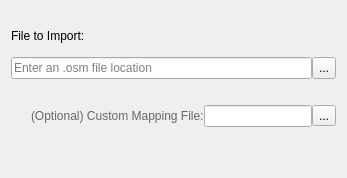
         <widget class="QWidget" name="osm">
          <attribute name="title">
           <string>OSM file</string>
          </attribute>
          <layout class="QVBoxLayout" name="verticalLayout_6">
           <item>
            <spacer name="verticalSpacer_14">
             <property name="orientation">
              <enum>Qt::Vertical</enum>
             </property>
             <property name="sizeType">
              <enum>QSizePolicy::Fixed</enum>
             </property>
             <property name="sizeHint" stdset="0">
              <size>
               <width>20</width>
               <height>10</height>
              </size>
             </property>
            </spacer>
           </item>
           <item>
            <layout class="QHBoxLayout" name="horizontalLayout_20">
             <item>
              <widget class="QLabel" name="fileBrowserLabel_2">
               <property name="minimumSize">
                <size>
                 <width>0</width>
                 <height>30</height>
                </size>
               </property>
               <property name="maximumSize">
                <size>
                 <width>16777215</width>
                 <height>30</height>
                </size>
               </property>
               <property name="font">
                <font>
                 <weight>50</weight>
                 <bold>false</bold>
                </font>
               </property>
               <property name="styleSheet">
                <string>#fileImportHelp {
   color: blue;
}</string>
               </property>
               <property name="text">
                <string>File to Import:</string>
               </property>
              </widget>
             </item>
             <item>
              <spacer name="horizontalSpacer_23">
               <property name="styleSheet">
                <string>#fileImportHelp {
   color: blue;
}</string>
               </property>
               <property name="orientation">
                <enum>Qt::Horizontal</enum>
               </property>
               <property name="sizeHint" stdset="0">
                <size>
                 <width>40</width>
                 <height>30</height>
                </size>
               </property>
              </spacer>
             </item>
            </layout>
           </item>
           <item>
            <layout class="QHBoxLayout" name="horizontalLayout_2">
             <property name="spacing">
              <number>0</number>
             </property>
             <item>
              <widget class="QLineEdit" name="osmFileBox">
               <property name="minimumSize">
                <size>
                 <width>250</width>
                 <height>0</height>
                </size>
               </property>
               <property name="maximumSize">
                <size>
                 <width>16777215</width>
                 <height>26</height>
                </size>
               </property>
               <property name="styleSheet">
                <string>#fileImportHelp {
   color: blue;
}</string>
               </property>
               <property name="text">
                <string/>
               </property>
               <property name="placeholderText">
                <string>Enter an .osm file location</string>
               </property>
              </widget>
             </item>
             <item>
              <widget class="QToolButton" name="selectOsmFileButton">
               <property name="sizePolicy">
                <sizepolicy hsizetype="Fixed" vsizetype="Maximum">
                 <horstretch>0</horstretch>
                 <verstretch>0</verstretch>
                </sizepolicy>
               </property>
               <property name="minimumSize">
                <size>
                 <width>0</width>
                 <height>0</height>
                </size>
               </property>
               <property name="maximumSize">
                <size>
                 <width>16777215</width>
                 <height>26</height>
                </size>
               </property>
               <property name="styleSheet">
                <string>#fileImportHelp {
   color: blue;
}</string>
               </property>
               <property name="text">
                <string>...</string>
               </property>
              </widget>
             </item>
            </layout>
           </item>
           <item>
            <spacer name="verticalSpacer_13">
             <property name="orientation">
              <enum>Qt::Vertical</enum>
             </property>
             <property name="sizeType">
              <enum>QSizePolicy::Fixed</enum>
             </property>
             <property name="sizeHint" stdset="0">
              <size>
               <width>20</width>
               <height>20</height>
              </size>
             </property>
            </spacer>
           </item>
           <item>
            <layout class="QHBoxLayout" name="horizontalLayout_27">
             <property name="spacing">
              <number>0</number>
             </property>
             <item>
              <spacer name="horizontalSpacer_4">
               <property name="styleSheet">
                <string>#fileImportHelp {
   color: blue;
}</string>
               </property>
               <property name="orientation">
                <enum>Qt::Horizontal</enum>
               </property>
               <property name="sizeType">
                <enum>QSizePolicy::Fixed</enum>
               </property>
               <property name="sizeHint" stdset="0">
                <size>
                 <width>20</width>
                 <height>20</height>
                </size>
               </property>
              </spacer>
             </item>
             <item>
              <widget class="QLabel" name="optionalLabel">
               <property name="styleSheet">
                <string notr="true">#optionalLabel {
     color: #666;
}</string>
               </property>
               <property name="text">
                <string>(Optional) Custom Mapping File:</string>
               </property>
              </widget>
             </item>
             <item>
              <widget class="QLineEdit" name="mappingFileBox">
               <property name="minimumSize">
                <size>
                 <width>0</width>
                 <height>0</height>
                </size>
               </property>
              </widget>
             </item>
             <item>
              <widget class="QToolButton" name="mappingFileButton">
               <property name="minimumSize">
                <size>
                 <width>0</width>
                 <height>0</height>
                </size>
               </property>
               <property name="styleSheet">
                <string notr="true">#fileImportHelp {
   color: blue;
}</string>
               </property>
               <property name="text">
                <string>...</string>
               </property>
               <property name="toolButtonStyle">
                <enum>Qt::ToolButtonTextOnly</enum>
               </property>
              </widget>
             </item>
            </layout>
           </item>
           <item>
            <spacer name="verticalSpacer_10">
             <property name="orientation">
              <enum>Qt::Vertical</enum>
             </property>
             <property name="sizeHint" stdset="0">
              <size>
               <width>20</width>
               <height>40</height>
              </size>
             </property>
            </spacer>
           </item>
          </layout>
         </widget>
